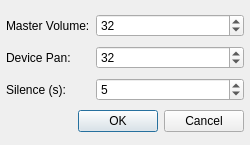
<?xml version="1.0" encoding="UTF-8"?>
<ui version="4.0">
 <class>SettingsDialog</class>
 <widget class="QDialog" name="SettingsDialog">
  <property name="geometry">
   <rect>
    <x>0</x>
    <y>0</y>
    <width>250</width>
    <height>145</height>
   </rect>
  </property>
  <property name="minimumSize">
   <size>
    <width>250</width>
    <height>145</height>
   </size>
  </property>
  <property name="maximumSize">
   <size>
    <width>250</width>
    <height>145</height>
   </size>
  </property>
  <property name="windowTitle">
   <string>KSS Plugin Settings</string>
  </property>
  <layout class="QGridLayout" name="gridLayout">
   <property name="leftMargin">
    <number>6</number>
   </property>
   <property name="rightMargin">
    <number>6</number>
   </property>
   <property name="bottomMargin">
    <number>6</number>
   </property>
   <item row="4" column="0" colspan="3">
    <widget class="QDialogButtonBox" name="buttonBox">
     <property name="sizePolicy">
      <sizepolicy hsizetype="Expanding" vsizetype="Fixed">
       <horstretch>0</horstretch>
       <verstretch>0</verstretch>
      </sizepolicy>
     </property>
     <property name="standardButtons">
      <set>QDialogButtonBox::Cancel|QDialogButtonBox::Ok</set>
     </property>
    </widget>
   </item>
   <item row="2" column="1" colspan="2">
    <widget class="QSpinBox" name="silence">
     <property name="minimum">
      <number>0</number>
     </property>
     <property name="maximum">
      <number>30</number>
     </property>
     <property name="value">
      <number>5</number>
     </property>
    </widget>
   </item>
   <item row="1" column="0">
    <widget class="QLabel" name="label">
     <property name="text">
      <string>Device Pan:</string>
     </property>
    </widget>
   </item>
   <item row="0" column="0">
    <widget class="QLabel" name="label_2">
     <property name="text">
      <string>Master Volume:</string>
     </property>
    </widget>
   </item>
   <item row="2" column="0">
    <widget class="QLabel" name="label_3">
     <property name="text">
      <string>Silence (s):</string>
     </property>
    </widget>
   </item>
   <item row="0" column="1" colspan="2">
    <widget class="QSpinBox" name="masterVolume">
     <property name="minimum">
      <number>-127</number>
     </property>
     <property name="maximum">
      <number>127</number>
     </property>
     <property name="value">
      <number>32</number>
     </property>
    </widget>
   </item>
   <item row="1" column="1" colspan="2">
    <widget class="QSpinBox" name="devicePan">
     <property name="minimum">
      <number>-127</number>
     </property>
     <property name="maximum">
      <number>127</number>
     </property>
     <property name="value">
      <number>32</number>
     </property>
    </widget>
   </item>
  </layout>
 </widget>
 <resources/>
 <connections>
  <connection>
   <sender>buttonBox</sender>
   <signal>accepted()</signal>
   <receiver>SettingsDialog</receiver>
   <slot>accept()</slot>
   <hints>
    <hint type="sourcelabel">
     <x>214</x>
     <y>167</y>
    </hint>
    <hint type="destinationlabel">
     <x>103</x>
     <y>160</y>
    </hint>
   </hints>
  </connection>
  <connection>
   <sender>buttonBox</sender>
   <signal>rejected()</signal>
   <receiver>SettingsDialog</receiver>
   <slot>reject()</slot>
   <hints>
    <hint type="sourcelabel">
     <x>269</x>
     <y>174</y>
    </hint>
    <hint type="destinationlabel">
     <x>148</x>
     <y>169</y>
    </hint>
   </hints>
  </connection>
 </connections>
</ui>
